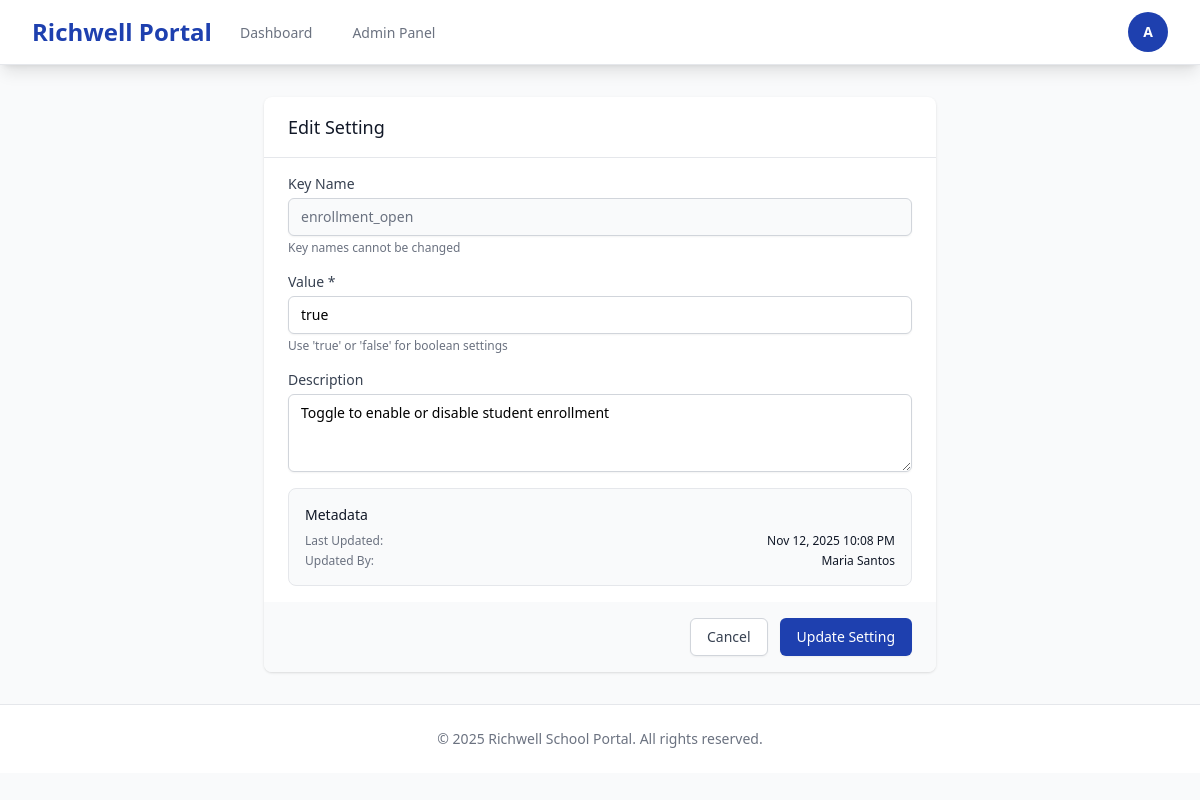
Screenshot of /registrar/settings/1/update/ (signed in) with the database file from the repository.
### users/models.py (models this page shows, shortened)
class User(AbstractUser):
    ROLE_CHOICES = [
        ('student', 'Student'),
        ('professor', 'Professor'),
        ('registrar', 'Registrar'),
        ('dean', 'Dean'),
        ('admission', 'Admission'),
        ('admin', 'Admin'),
    ]
    role = models.CharField(max_length=20, choices=ROLE_CHOICES)
    created_at = models.DateTimeField(auto_now_add=True)

### settingsapp/models.py (models this page shows, shortened)
class Setting(models.Model):
    key_name = models.CharField(max_length=100, unique=True)
    value_text = models.CharField(max_length=255)
    description = models.CharField(max_length=255, blank=True)
    updated_by = models.ForeignKey(User, on_delete=models.SET_NULL, null=True)
    updated_at = models.DateTimeField(auto_now=True)

### settingsapp/views.py (the view, shortened to what this page needs)
# urls.py: path('<int:pk>/update/', views.setting_update, name='setting_update'),
@role_required('registrar', 'admin')
def setting_update(request, pk):
    setting = get_object_or_404(Setting, pk=pk)
    context = {
        'setting': setting,
    }
    return render(request, 'registrar/settings/setting_form.html', context)

### templates/registrar/settings/setting_form.html (shortened to what this page needs)
{% extends 'base.html' %}
{% block content %}
<div class="max-w-2xl mx-auto">
    <div class="bg-white shadow rounded-lg">
        <form method="POST">
            <div class="px-6 py-4 border-b border-gray-200">
                <h3 class="text-lg font-medium text-gray-900">Edit Setting</h3>
            </div>
            <div class="px-6 py-4 space-y-4">
                <div>
                    <label class="block text-sm font-medium text-gray-700">Key Name</label>
                    <input type="text"
                           value="{{ setting.key_name }}"
                           readonly
                           class="mt-1 block w-full border border-gray-300 rounded-md shadow-sm py-2 px-3 bg-gray-50 text-gray-500 sm:text-sm">
                    <p class="mt-1 text-xs text-gray-500">Key names cannot be changed</p>
                </div>
                <div>
                    <label for="value_text" class="block text-sm font-medium text-gray-700">Value *</label>
                    <input type="text"
                           name="value_text"
                           id="value_text"
                           value="{{ setting.value_text }}"
                           required
                           class="mt-1 block w-full border border-gray-300 rounded-md shadow-sm py-2 px-3 focus:outline-none focus:ring-primary focus:border-primary sm:text-sm">
                    <p class="mt-1 text-xs text-gray-500">Use 'true' or 'false' for boolean settings</p>
                </div>
                <div>
                    <label for="description" class="block text-sm font-medium text-gray-700">Description</label>
                    <textarea name="description"
                              id="description"
                              rows="3"
                              class="mt-1 block w-full border border-gray-300 rounded-md shadow-sm py-2 px-3 focus:outline-none focus:ring-primary focus:border-primary sm:text-sm">{{ setting.description }}</textarea>
                </div>
                <div class="bg-gray-50 rounded-lg p-4 border border-gray-200">
                    <h4 class="text-sm font-medium text-gray-900 mb-2">Metadata</h4>
                    <dl class="space-y-1">
                        <div class="flex justify-between text-xs">
                            <dt class="text-gray-500">Last Updated:</dt>
                            <dd class="text-gray-900">{{ setting.updated_at|date:"M d, Y g:i A" }}</dd>
                        </div>
                        {% if setting.updated_by %}
                        <div class="flex justify-between text-xs">
                            <dt class="text-gray-500">Updated By:</dt>
                            <dd class="text-gray-900">{{ setting.updated_by.get_full_name|default:setting.updated_by.username }}</dd>
                        </div>
                        {% endif %}
                    </dl>
                </div>
            </div>
            <div class="px-6 py-4 bg-gray-50 flex justify-end space-x-3 rounded-b-lg">
                <a href="{% url 'settingsapp:settings_list' %}"
                   class="px-4 py-2 border border-gray-300 rounded-md shadow-sm text-sm font-medium text-gray-700 bg-white hover:bg-gray-50 focus:outline-none focus:ring-2 focus:ring-offset-2 focus:ring-primary">
                    Cancel
                </a>
                <button type="submit"
                        class="px-4 py-2 border border-transparent rounded-md shadow-sm text-sm font-medium text-white bg-primary hover:bg-blue-700 focus:outline-none focus:ring-2 focus:ring-offset-2 focus:ring-primary">
                    Update Setting
                </button>
            </div>
        </form>
    </div>
</div>
{% endblock %}

### templates/base.html (shortened to what this page needs)
<!DOCTYPE html>
<html lang="en">
<head>
    <script src="https://cdn.tailwindcss.com"></script>
</head>
<body class="bg-gray-50 min-h-screen">
    {% if user.is_authenticated %}
    <nav class="bg-white shadow-lg border-b border-gray-200" x-data="{ open: false }">
        <div class="max-w-7xl mx-auto px-4 sm:px-6 lg:px-8">
            <div class="flex justify-between h-16">
                <div class="flex">
                    <div class="flex-shrink-0 flex items-center">
                        <a href="{% url 'dashboard' %}" class="text-2xl font-bold text-primary">
                            Richwell Portal
                        </a>
                    </div>
                    <div class="hidden sm:ml-6 sm:flex sm:space-x-8">
                        <a href="{% url 'dashboard' %}"
                           class="{% if request.resolver_match.url_name == 'dashboard' %}border-primary text-gray-900{% else %}border-transparent text-gray-500 hover:border-gray-300 hover:text-gray-700{% endif %} inline-flex items-center px-1 pt-1 border-b-2 text-sm font-medium">
                            Dashboard
                        </a>
                        {% if user.role == 'admin' %}
                        <a href="{% url 'admin:index' %}"
                           class="border-transparent text-gray-500 hover:border-gray-300 hover:text-gray-700 inline-flex items-center px-1 pt-1 border-b-2 text-sm font-medium">
                            Admin Panel
                        </a>
                        {% endif %}
                    </div>
                </div>
                <div class="hidden sm:ml-6 sm:flex sm:items-center">
                    <div class="relative" x-data="{ userMenu: false }">
                        <button @click="userMenu = !userMenu"
                                type="button"
                                class="bg-white flex text-sm rounded-full focus:outline-none focus:ring-2 focus:ring-offset-2 focus:ring-primary">
                            <div class="h-10 w-10 rounded-full bg-primary flex items-center justify-center text-white font-semibold">
                                {{ user.username|slice:":1"|upper }}
                            </div>
                        </button>
                    </div>
                </div>
            </div>
        </div>
    </nav>
    {% endif %}
    <main class="max-w-7xl mx-auto px-4 sm:px-6 lg:px-8 py-8">
        {% block content %}{% endblock %}
    </main>
    <footer class="bg-white border-t border-gray-200 mt-auto">
        <div class="max-w-7xl mx-auto py-6 px-4 sm:px-6 lg:px-8">
            <p class="text-center text-sm text-gray-500">
                &copy; 2025 Richwell School Portal. All rights reserved.
            </p>
        </div>
    </footer>
</body>
</html>

### rows the page displays
User: username "A"
Setting: key_name "enrollment_open", value_text "true", description "Toggle to enable or disable student enrollment", updated_at "Nov 12, 2025 10:08 PM", updated_by.get_full_name "Maria Santos"
